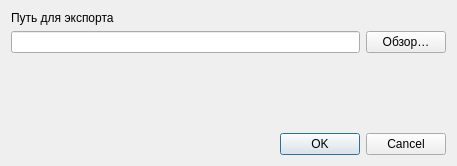
<?xml version="1.0" encoding="UTF-8"?>
<ui version="4.0">
 <class>DialogExportForDecl11</class>
 <widget class="QDialog" name="DialogExportForDecl11">
  <property name="geometry">
   <rect>
    <x>0</x>
    <y>0</y>
    <width>457</width>
    <height>166</height>
   </rect>
  </property>
  <property name="windowTitle">
   <string>Dialog</string>
  </property>
  <layout class="QVBoxLayout" name="verticalLayout">
   <item>
    <widget class="QLabel" name="label">
     <property name="text">
      <string>Путь для экспорта</string>
     </property>
    </widget>
   </item>
   <item>
    <layout class="QHBoxLayout" name="horizontalLayout">
     <item>
      <widget class="QLineEdit" name="filePathEdit"/>
     </item>
     <item>
      <widget class="QPushButton" name="pushButton">
       <property name="text">
        <string>Обзор…</string>
       </property>
      </widget>
     </item>
    </layout>
   </item>
   <item>
    <spacer name="verticalSpacer">
     <property name="orientation">
      <enum>Qt::Vertical</enum>
     </property>
     <property name="sizeHint" stdset="0">
      <size>
       <width>20</width>
       <height>40</height>
      </size>
     </property>
    </spacer>
   </item>
   <item>
    <widget class="QDialogButtonBox" name="buttonBox">
     <property name="orientation">
      <enum>Qt::Horizontal</enum>
     </property>
     <property name="standardButtons">
      <set>QDialogButtonBox::Cancel|QDialogButtonBox::Ok</set>
     </property>
    </widget>
   </item>
  </layout>
 </widget>
 <resources/>
 <connections>
  <connection>
   <sender>buttonBox</sender>
   <signal>accepted()</signal>
   <receiver>DialogExportForDecl11</receiver>
   <slot>accept()</slot>
   <hints>
    <hint type="sourcelabel">
     <x>227</x>
     <y>144</y>
    </hint>
    <hint type="destinationlabel">
     <x>157</x>
     <y>165</y>
    </hint>
   </hints>
  </connection>
  <connection>
   <sender>buttonBox</sender>
   <signal>rejected()</signal>
   <receiver>DialogExportForDecl11</receiver>
   <slot>reject()</slot>
   <hints>
    <hint type="sourcelabel">
     <x>295</x>
     <y>150</y>
    </hint>
    <hint type="destinationlabel">
     <x>286</x>
     <y>165</y>
    </hint>
   </hints>
  </connection>
 </connections>
</ui>
